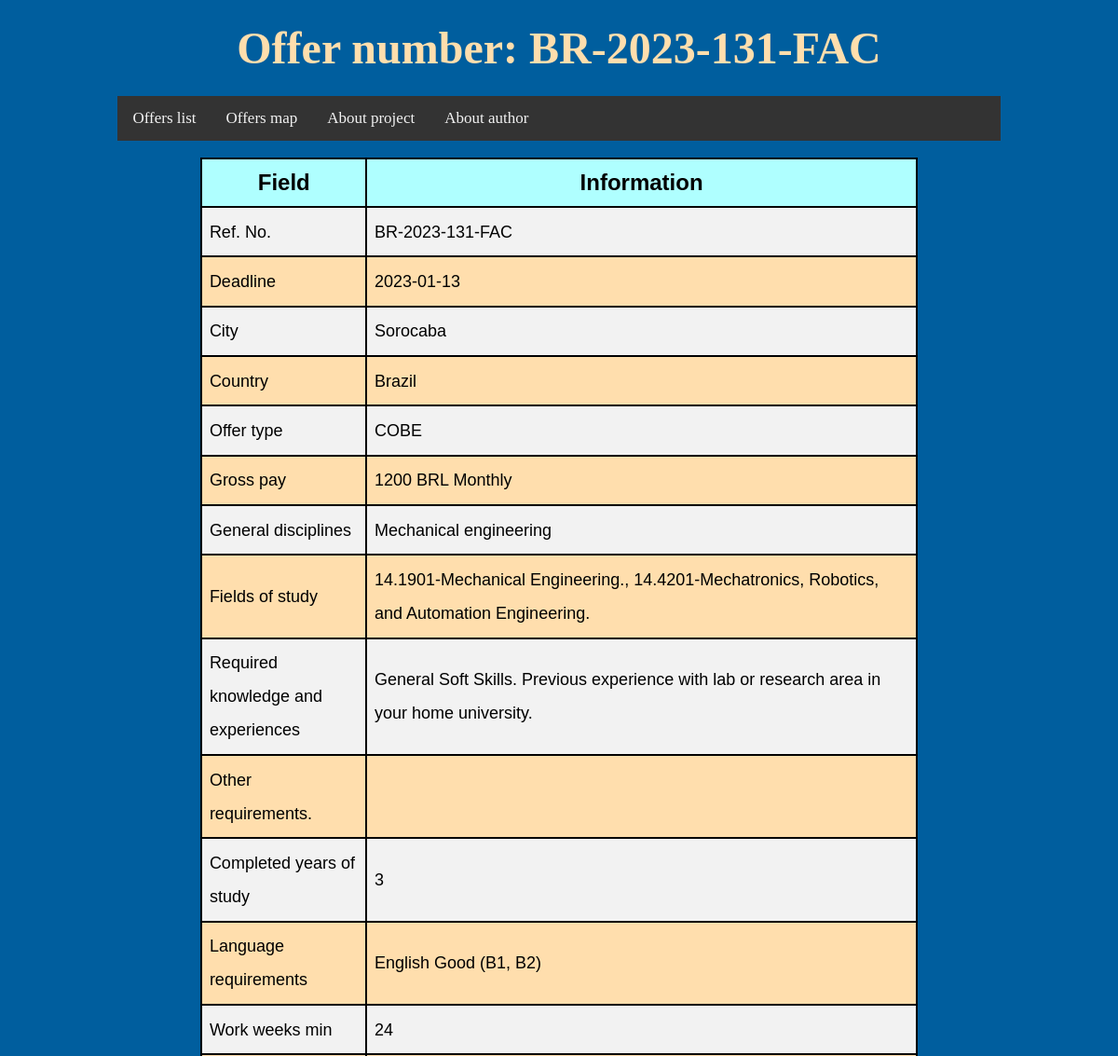
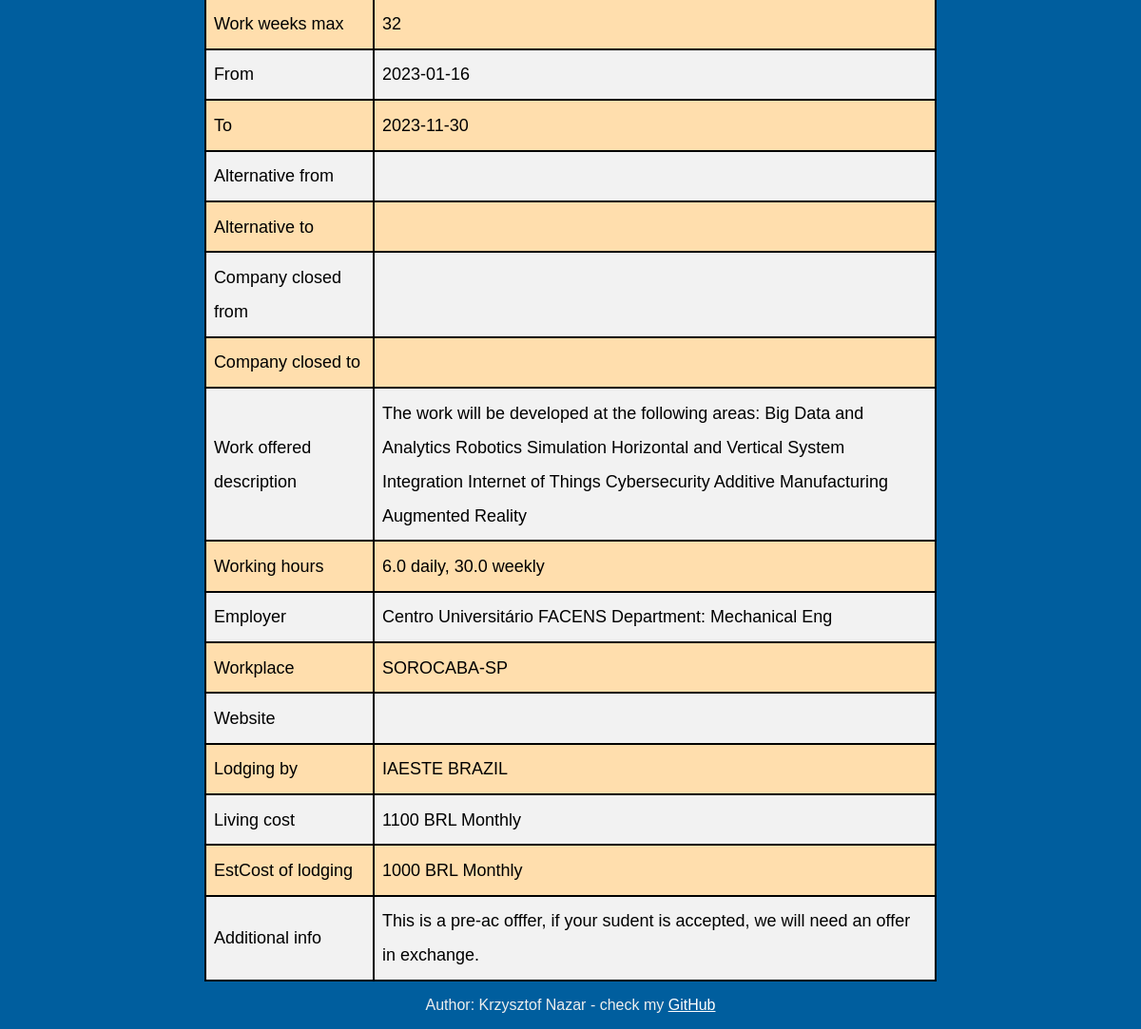
The page /iaesteTable/offers/BR-2023-131-FAC/ on the database its author committed (2 pictures, top to bottom).
### iaesteTable/models.py (models this page shows, shortened)
class Offer(models.Model):
    RefNo = models.CharField(max_length=100, default="")
    Deadline = models.CharField(max_length=100, default="")
    From = models.CharField(max_length=100, default="")
    To = models.CharField(max_length=100, default="")
    City = models.CharField(max_length=100, default="")
    Country = models.CharField(max_length=100, default="")
    GeneralDisciplines = models.CharField(max_length=500, default="")
    FieldsOfStudy = models.CharField(max_length=500, default="")
    RequiredKnowledgeAndExperiences = models.CharField(max_length=500, default="")
    OtherRequirements = models.CharField(max_length=500, default="")
    CompletedYearsOfStudy = models.CharField(max_length=100, default="")
    LanguageRequirements = models.CharField(max_length=500, default="")
    WorkWeeksMin = models.CharField(max_length=100, default="")
    WorkWeeksMax = models.CharField(max_length=100, default="")
    AlternativeFrom = models.CharField(max_length=100, default="")
    AlternativeTo = models.CharField(max_length=100, default="")
    CompanyClosedFrom = models.CharField(max_length=100, default="")
    CompanyClosedTo = models.CharField(max_length=100, default="")
    WorkOfferedDescription = models.CharField(max_length=2000, default="")
    GrossPay = models.CharField(max_length=100, default="")
    WorkingHours = models.CharField(max_length=100, default="")
    Employer = models.CharField(max_length=200, default="")
    Workplace = models.CharField(max_length=100, default="")
    Website = models.CharField(max_length=300, default="")
    LodgingBy = models.CharField(max_length=100, default="")
    LivingCost = models.CharField(max_length=100, default="")
    EstCostOfLodging = models.CharField(max_length=100, default="")
    AdditionalInfo = models.CharField(max_length=500, default="")
    OfferType = models.CharField(max_length=50, default="")

### iaesteTable/views.py (the view)
# urls.py: path('offers/<str:RefNo>/', views.detail, name='detail'),
def detail(request, RefNo):
    from iaesteTable.models import Offer
    offer = Offer.objects.get(RefNo=RefNo)
    return render(request, "detail_view_1.html", {"offer": offer})

### templates/detail_view_1.html (shortened to what this page needs)
{% load static %}
<!DOCTYPE html>
<html lang="en">
<head>
    <link rel="stylesheet" type="text/css" href="{% static 'css/offerDetailsStyles.css' %}"/>
    <link rel="stylesheet" type="text/css" href="{% static 'css/verticalMenuStyles.css' %}"/>
    <link rel="stylesheet" type="text/css" href="{% static 'css/authorFootnoteStyles.css' %}"/>
</head>
<body class="tableWithOffers" onload="addVerticalMenu(); addAuthorFootnote()">
    <div class="pageTitleClass">
        <div id="pageTitle">Offer number: {{offer.RefNo}}</div>
    </div>
    <div id="verticalMenuElement"></div>
    <br>
     <div id="TableOffers">
        <table id="tableWithOffers" class="transpose">
            <tr>
                <th id="headerField">Field</th>
                <th id="headerInformation">Information</th>
            </tr>
            <tr>
                <td>Ref. No.</td>
                <td class="normalField">{{offer.RefNo}}</td>
            </tr>
            <tr>
                <td>Deadline</td>
                <td class="normalField">{{offer.Deadline}}</td>
            </tr>
            <tr>
                <td>City</td>
                <td class="normalField">{{offer.City}}</td>
            </tr>
            <tr>
                <td>Country</td>
                <td class="normalField">{{offer.Country}}</td>
            </tr>
            <tr>
                <td>Offer type</td>
                <td class="normalField">{{offer.OfferType}}</td>
            </tr>
            <tr>
                <td>Gross pay</td>
                <td class="normalField">{{offer.GrossPay}}</td>
            </tr>
            <tr>
                <td>General disciplines</td>
                <td class="normalField">{{offer.GeneralDisciplines}}</td>
            </tr>
            <tr>
                <td>Fields of study</td>
                <td class="normalField">{{offer.FieldsOfStudy}}</td>
            </tr>
            <tr>
                <td>Required knowledge and experiences</td>
                <td class="normalField">{{offer.RequiredKnowledgeAndExperiences}}</td>
            </tr>
            <tr>
                <td>Other requirements.</td>
                <td class="normalField">{{offer.OtherRequirements}}</td>
            </tr>
            <tr>
                <td>Completed years of study</td>
                <td class="normalField">{{offer.CompletedYearsOfStudy}}</td>
            </tr>
            <tr>
                <td>Language requirements</td>
                <td class="normalField">{{offer.LanguageRequirements}}</td>
            </tr>
            <tr>
                <td>Work weeks min</td>
                <td class="normalField">{{offer.WorkWeeksMin}}</td>
            </tr>
            <tr>
                <td>Work weeks max</td>
                <td class="normalField">{{offer.WorkWeeksMax}}</td>
            </tr>
            <tr>
                <td>From</td>
                <td class="normalField">{{offer.From}}</td>
            </tr>
            <tr>
                <td>To</td>
                <td class="normalField">{{offer.To}}</td>
            </tr>
            <tr>
                <td>Alternative from</td>
                <td class="normalField">{{offer.AlternativeFrom}}</td>
            </tr>
            <tr>
                <td>Alternative to</td>
                <td class="normalField">{{offer.AlternativeTo}}</td>
            </tr>
            <tr>
                <td>Company closed from</td>
                <td class="normalField">{{offer.CompanyClosedFrom}}</td>
            </tr>
            <tr>
                <td>Company closed to</td>
                <td class="normalField">{{offer.CompanyClosedTo}}</td>
            </tr>
            <tr>
                <td>Work offered description</td>
                <td class="normalField">{{offer.WorkOfferedDescription}}</td>
            </tr>
            <tr>
                <td>Working hours</td>
                <td class="normalField">{{offer.WorkingHours}}</td>
            </tr>
            <tr>
                <td>Employer</td>
                <td class="normalField">{{offer.Employer}}</td>
            </tr>
            <tr>
                <td>Workplace</td>
                <td class="normalField">{{offer.Workplace}}</td>
            </tr>
            <tr>
                <td>Website</td>
                <td class="normalField"> <a href ="{{offer.Website}}" target="_blank">{{offer.Website}} </a></td>
            </tr>
            <tr>
                <td>Lodging by</td>
                <td class="normalField">{{offer.LodgingBy}}</td>
            </tr>
            <tr>
                <td>Living cost</td>
                <td class="normalField">{{offer.LivingCost}}</td>
            </tr>
            <tr>
                <td>EstCost of lodging</td>
                <td class="normalField">{{offer.EstCostOfLodging}}</td>
            </tr>
            <tr>
                <td>Additional info</td>
                <td class="normalField">{{offer.AdditionalInfo}}</td>
            </tr>
        </table>
    </div>
    <div id="authorFootnote"></div>
</body>
</html>

### static/css/offerDetailsStyles.css (style rules this page uses)
table { border-spacing: 0; font-family: Arial, serif; width:65%; }
body { font-family:sans-serif; background-color: #005E9E; }
table, th, td { border: 1px solid; }
#tableWithOffers { margin-left: auto; margin-right: auto; margin-bottom: auto; margin-top: auto; background-color: navajowhite; }
th { background-color: #afffff; text-align: center; font-size: large; line-height: 2em; }
td { text-align: left; font-size: large; line-height: 2em; padding: 1%; }
.pageTitleClass { text-align: center; color: navajowhite; font-weight: bold; font-family: "Arial Black", serif; }
#pageTitle { font-size: 3em; margin-top: 0.5em; margin-bottom: 0.5em; }
tr:nth-child(even) { background-color: #f2f2f2; }
#headerField { width:15%; font-size: 1.5em; }
#headerInformation { width:50%; font-size: 1.5em; }

### static/css/authorFootnoteStyles.css (style rules this page uses)
#authorFootnote { font-family: Arial, serif; font-size: 1em; color: #eeeeee; text-align: center; margin-bottom: 0.5em; margin-top: 0.5em; }

### rows shown on the page
Offer: RefNo "BR-2023-131-FAC", Deadline "2023-01-13", City "Sorocaba", Country "Brazil", OfferType "COBE", GrossPay "1200 BRL Monthly", GeneralDisciplines "Mechanical engineering", FieldsOfStudy "14.1901-Mechanical Engineering., 14.4201-Mechatronics, Robotics, and Automation Engineering.", RequiredKnowledgeAndExperiences "General Soft Skills. Previous experience with lab or research area in your home university.", CompletedYearsOfStudy "3", LanguageRequirements "English Good (B1, B2)", WorkWeeksMin "24", WorkWeeksMax "32", From "2023-01-16", To "2023-11-30", WorkOfferedDescription "The work will be developed at the following areas: Big Data and Analytics Robotics Simulation Horizontal and Vertical System Integration Internet of Things Cybersecurity Additive Manufacturing Augmented Reality", WorkingHours "6.0 daily, 30.0 weekly", Employer "Centro Universitário FACENS Department: Mechanical Eng", Workplace "SOROCABA-SP", LodgingBy "IAESTE BRAZIL", LivingCost "1100 BRL Monthly", EstCostOfLodging "1000 BRL Monthly", AdditionalInfo "This is a pre-ac offfer, if your sudent is accepted, we will need an offer in exchange."
